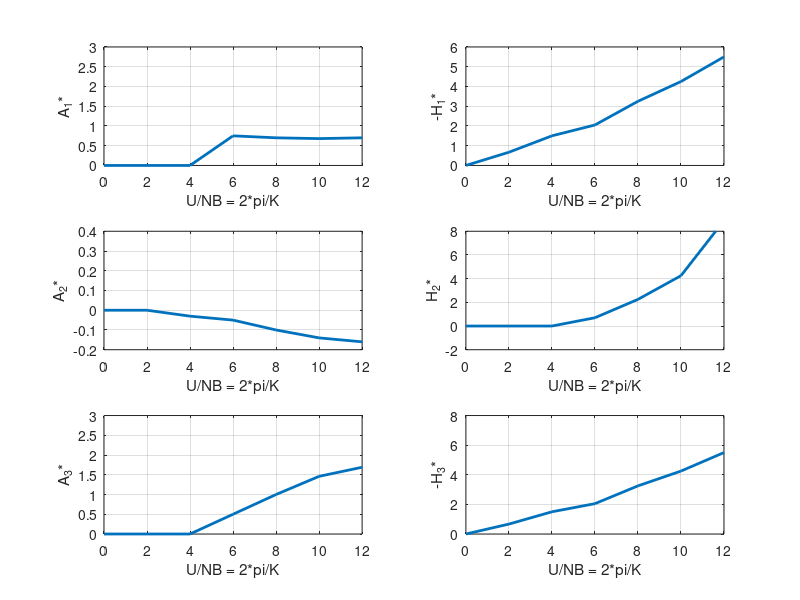
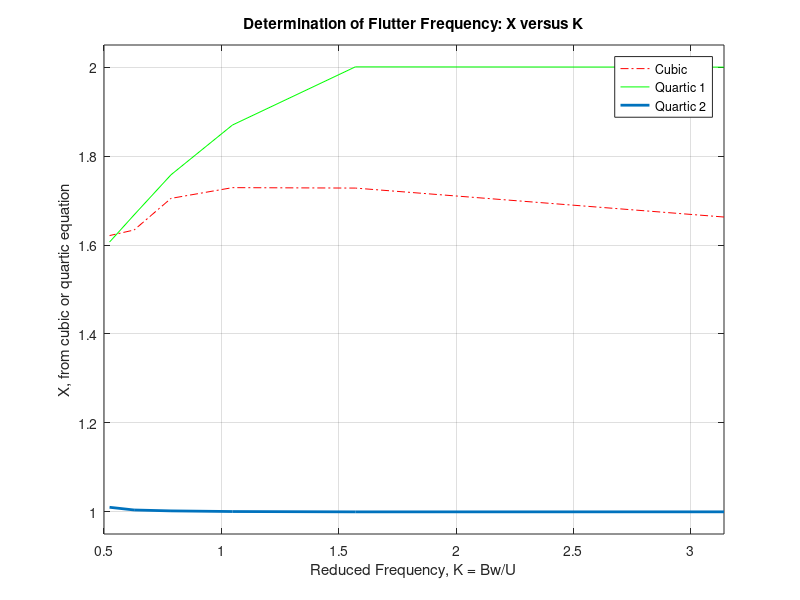
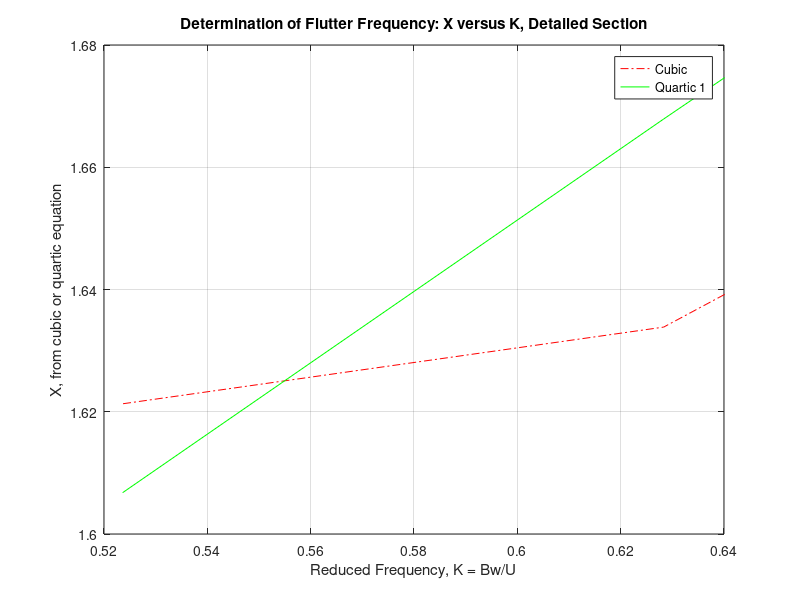

Write the MATLAB code that produced these figures, in order. (Note: this script raises an error after producing the figures.)
% Patricia Decker
% CE 291F Project

% Solution of 2 DOF Flutter Equations (nondimensionalized)
% From "State-of-the-Art Methods for Calculating Flutter, Vortex-Induced,
% and Buffeting Responses of Bridge Structures" FHWA-RD-80-050 (1981)

clear all; close all; clc;

% Assumed/Derived Parameters
tran.w= 2*pi*0.1; % rad/sec, frequency of deck, heaving
tor.w = 2*tran.w; % rad/sec, frequency of deck, pitching

tran.xi= 0.01; % mechanical damping (% critical)
tor.xi= 0.01; 

% density of air
param.rho = 1.225/(515.138); % (lbf*s^2/ft)/ft^2 (density, english)

param.B = 100; % feet, deck width
    %param.B = 30.5; % meters, deck width
param.L = 4000; % feet, span
    %param.L = 1220; % meters, span

% coefficients due to generalized coordinates (see p29), in this case, for
% half sine wave vertical and torsional modes
param.C11 = param.L/2;
param.C22 = param.L/2;
param.C12 = param.L/2;

param.M = 711.8; % lb*sec^2/ft^2, constant mass of the deck/unit span
    %param.M = 3481; % kg*sec^2/m^2, constant mass of the deck/unit span
param.M1 = param.C11*param.M;

param.I = 857000; % lb*sec^2, constant moment of inertia/unit span
    %param.I = 3.9*10^5; % kg*sec^2, constant moment of inertia/unit span
param.I1 = param.C22*param.I;

% % values to check from p39
% (rho*(B^4)/I1)*C11
% (rho*(B^2)/M1)*C11

%%%%%%%%%%%%%%%%%%%%%%%%%%%%%%%%%%%%%%%%%%%%%%%%%%%%%%%%%%%%%%%%%%%%%%%%%%%
% Solution of the Flutter Equations using experimental flutter derivatives%
%%%%%%%%%%%%%%%%%%%%%%%%%%%%%%%%%%%%%%%%%%%%%%%%%%%%%%%%%%%%%%%%%%%%%%%%%%%

% Flutter Derivatives from Table and Corresponding Reduced Frequency
param.npoints = 6;
fder.A(1).graph = [0 0 0.75 0.70 0.68 0.70];
fder.A(2).graph = [0 -0.03 -0.05 -0.10 -0.14 -0.16];
fder.A(3).graph = [0 0 0.50 1.00 1.46 1.69];
fder.H(1).graph = [-0.67 -1.5 -2.05 -3.25 -4.25 -5.5];
fder.H(2).graph = [0 0 0.7 2.25 4.25 8.90];
fder.H(3).graph = [0 -0.05 -1.25 -3.35 -4.00 -5];
fder.U_NB.graph = [2 4 6 8 10 12];

% add (0,0) point for plotting
fder.U_NB0.graph = [0 fder.U_NB.graph]; fder.U_NB0.name = 'U/NB'; fder.U_NB0.label = 'U/NB = 2*pi/K';
fder.A0(1).graph = [0 fder.A(1).graph]; fder.A0(1).name = 'A_1*'; fder.A0(1).label = 'A_1*';
fder.A0(2).graph = [0 fder.A(2).graph]; fder.A0(2).name = 'A_2*'; fder.A0(2).label = 'A_2*';
fder.A0(3).graph = [0 fder.A(3).graph]; fder.A0(3).name = 'A_3*'; fder.A0(3).label = 'A_3*';
fder.H0(1).graph = [0 fder.H(1).graph]; fder.H0(1).name = 'H_1*'; fder.H0(1).label = 'H_1*';
fder.H0(2).graph = [0 fder.H(2).graph]; fder.H0(2).name = 'H_2*'; fder.H0(1).label = 'H_2*';
fder.H0(3).graph = [0 fder.H(3).graph]; fder.H0(3).name = 'H_3*'; fder.H0(1).label = 'H_3*';
fder.xaxis.graph = [0 0 0 0 0 0 0];

% plot of aerodynamic coefficients/flutter derivatives from Scanlan 1981
figure
subplot(3,2,1);plot(fder.U_NB0.graph,fder.A0(1).graph,'LineWidth',2),xlabel('U/NB = 2*pi/K'),ylabel('A_1*');axis([0 12 0 3]);grid on
subplot(3,2,2);plot(fder.U_NB0.graph,-fder.H0(1).graph,'LineWidth',2),xlabel('U/NB = 2*pi/K'),ylabel('-H_1*');axis([0 12 0 6]);grid on
subplot(3,2,3);plot(fder.U_NB0.graph,fder.A0(2).graph,'LineWidth',2),xlabel('U/NB = 2*pi/K'),ylabel('A_2*');axis([0 12 -0.2 0.4]);grid on
subplot(3,2,4);plot(fder.U_NB0.graph,fder.H0(2).graph,'LineWidth',2),xlabel('U/NB = 2*pi/K'),ylabel('H_2*');axis([0 12 -2 8]);grid on
subplot(3,2,5);plot(fder.U_NB0.graph,fder.A0(3).graph,'LineWidth',2),xlabel('U/NB = 2*pi/K'),ylabel('A_3*');axis([0 12 0 3]);grid on
subplot(3,2,6);plot(fder.U_NB0.graph,-fder.H0(1).graph,'LineWidth',2),xlabel('U/NB = 2*pi/K'),ylabel('-H_3*');axis([0 12 0 8]);grid on

%% FIND ROOTS OF COMPLEX POLYNOMIAL %%%%%%%%%%%%%%%%%%%%%%%%%%%%%%%%%%%
% cubic equation
% b3*x^3 + b2*x^2 + b1x + b0 = 0
j = 1;
for j = 1:param.npoints
    cubic.b0(j) = 2*tran.xi*((tor.w/tran.w)^2) + 2*tor.xi*tor.w/tran.w;
    cubic.b1(j) = -(param.rho*(param.B^2)/param.M1)*param.C11*fder.H(1).graph(j)*((tor.w/tran.w)^2) - (param.rho*(param.B^4)/param.I1)*param.C22*fder.A(2).graph(j);
    cubic.b2(j) = -2*tor.xi*tor.w/tran.w - 2*tran.xi - 2*tran.xi*(param.rho*(param.B^4)/param.I1)*param.C22*fder.A(3).graph(j);
    cubic.b3(j) = (param.rho*(param.B^4)/param.I1)*param.C22*fder.A(2).graph(j) + (param.rho*(param.B^2)/param.M1)*param.C11*fder.H(1).graph(j) + (param.rho*(param.B^2)/param.M1)*(param.rho*(param.B^4)/param.I1)*(param.C11*param.C22*fder.H(1).graph(j)*fder.A(3).graph(j) - (param.C12^2)*fder.A(1).graph(j)*fder.H(3).graph(j));
    cubic.roots_b(:,1) = roots([cubic.b3(j) cubic.b2(j) cubic.b1(j) cubic.b0(j)]);
    k = 1;
    for k=1:3
        if cubic.roots_b(k,1)>0
            cubic.root_b(j) = cubic.roots_b(k,1);
        end % end of positive root if statement
    end % end of positive-root-finding loop
    % assemble points for determining cross-over
    cubic.curve(j,1) = cubic.b0(j) + (cubic.b1(j)*cubic.root_b(j)) + (cubic.b2(j)*(cubic.root_b(j)^2)) + (cubic.b3(j)*(cubic.root_b(j)^3));
end % end of cubic loop

% quartic equation
% a4*x^4 + a3*x^3 + a2*x^2 + a1x + a0 = 0
j = 1;
quartic.a3_tol = 10^-3;
for j = 1:param.npoints
    quartic.a0(j) = (tor.w/tran.w)^2;
    quartic.a1(j) = 0;
    quartic.a2(j) = -((tor.w^2)/(tran.w^2)) - (4*tran.xi*tor.xi*tor.w/tran.w) - 1 - (param.rho*(param.B^4)/param.I1)*param.C22*fder.A(3).graph(j);
    quartic.a3(j) = 2*tor.xi*(tor.w/tran.w)*(param.rho*(param.B^2)/param.M1)*param.C11*fder.H(1).graph(j) + 2*tran.xi*(param.rho*(param.B^4)/param.I1)*param.C22*fder.A(2).graph(j);
    if quartic.a3(j) < quartic.a3_tol
        quartic.a3(j) = 0;
    end % end of tolerance loop
%    a4(j) = 1 + (rho*(B^4)/I1)*C22*A3st(j) + (rho*(B^2)/M1)*(rho*(B^4)/I1)*((C12^2)*A1st(j)*H2st(j) - C11*C22*A2st(j)*H1st(j))
    quartic.a4(j) = 1 + ((param.rho*(param.B^4)/param.I1)*param.C22*fder.A(3).graph(j)) + ((param.rho*(param.B^2)/param.M1)*(param.rho*(param.B^4)/param.I1)*((param.C12*param.C12*fder.A(1).graph(j)*fder.H(2).graph(j))-(param.C11*param.C22*fder.A(2).graph(j)*fder.H(1).graph(j))));
    % find the roots of the polynomial
    quartic.roots_a(:,1) = roots([quartic.a4(j) quartic.a3(j) quartic.a2(j) quartic.a1(j) quartic.a0(j)]);
    k = 1;
    h = 1;
    for k=1:4
        if quartic.roots_a(k,1)>0
            quartic.root_a_sq(h,j) = quartic.roots_a(k,1);
%             if k == 2
%                 root_a(h,j) = sqrt(root_a_sq(h,j))
%                 else
            quartic.root_a(h,j) = quartic.root_a_sq(h,j);
%            end
            h = h+1;
        end % end of positive root if statement
    end % end of positive-root-finding loop
    q = h-1;
    % assemble points for determining cross-over
    p = 1;
    for p = 1:q;
        quartic.curve(j,p) = quartic.a0(j) + (quartic.a1(j)*quartic.root_a(p,j)) + (quartic.a2(j)*(quartic.root_a(p,j)^2)) + (quartic.a3(j)*(quartic.root_a(p,j)^3)) + (quartic.a4(j)*(quartic.root_a(p,j)^4));
    end
    
end % end of quartic loop

% assemble points for determining cross-over
j = 1;
for j = 1:param.npoints  
    fder.K(1,j) = 2*pi/fder.U_NB.graph(j);
%        fder.K(j,1) = 2*pi/fder.U_NB.graph(j);
end

% plot roots, X, versus reduced frequency, K
figure
%plot(K,cubic,'-.r',K,quartic(:,1),'-g',K,quartic(:,2),':b','LineWidth',2),xlabel('Reduced Frequency, K = Bw/U'),ylabel('X, from cubic or quartic equation'),title('Determination of Flutter Frequency'),legend('Cubic','Quartic 1','Quartic 2')
plot(fder.K,cubic.root_b','-.r',fder.K,quartic.root_a(1,:)','-g',fder.K,quartic.root_a(2,:)','-','LineWidth',2),xlabel('Reduced Frequency, K = Bw/U'),ylabel('X, from cubic or quartic equation'),title('Determination of Flutter Frequency: X versus K'),legend('Cubic','Quartic 1','Quartic 2')
axis([0.5 pi 0.95 2.05])
grid on

% detailed plot of roots, X, versus reduced frequency, K
figure
%plot(K,cubic,'-.r',K,quartic(:,1),'-g',K,quartic(:,2),':b','LineWidth',2),xlabel('Reduced Frequency, K = Bw/U'),ylabel('X, from cubic or quartic equation'),title('Determination of Flutter Frequency'),legend('Cubic','Quartic 1','Quartic 2')
plot(fder.K,cubic.root_b','-.r',fder.K,quartic.root_a(1,:)','-g',fder.K,quartic.root_a(2,:)','-','LineWidth',2),xlabel('Reduced Frequency, K = Bw/U'),ylabel('X, from cubic or quartic equation'),title('Determination of Flutter Frequency: X versus K, Detailed Section'),legend('Cubic','Quartic 1')
%plot(K((npoints-1):npoints,:),root_b(1,(npoints-1):npoints)','-.r',K((npoints-1):npoints,:),root_a(1,(npoints-1):npoints)','-g','LineWidth',2),xlabel('Reduced Frequency, K = Bw/U'),ylabel('X, from cubic or quartic equation'),title('Determination of Flutter Frequency: X versus K, Detailed Section'),legend('Cubic','Quartic 1')
axis([0.52 0.64 1.6 1.68])
grid on

% Critical Flutter Speed, from numerical example (reworked)
% determined automatically !!
[fder.Kc.graph,fder.Xc.graph] = polyxpoly(fder.K,cubic.root_b',fder.K,quartic.root_a(1,:)'); 
fder.Uc.graph = param.B*tran.w*fder.Xc.graph/fder.Kc.graph;
fder.Uc.graph % 183.9912
fder.Uc_mph.graph = fder.Uc.graph*3600/5280;
fder.Uc_mph.graph %  125.4485

% determined manually from plot
% Xc = 1.625
% Kc = 0.555

%%%%%%%%%%%%%%%%%%%%%%%%%%%%%%%%%%%%%%%%%%%%%%%%%%%%%%%%%%%%%%%%%%%%%%%%%%%
% Solution of the Flutter Equations using theoretical flutter derivatives %
%%%%%%%%%%%%%%%%%%%%%%%%%%%%%%%%%%%%%%%%%%%%%%%%%%%%%%%%%%%%%%%%%%%%%%%%%%%
% Trial 1:  Using only the 6 points from the table %%%%%%%%%%%%%%%%%%%%%%%%
fder.K.graph = fder.K;
fder.K.TCF = fder.K.graph;
clear fder.K;

for j = 1:param.npoints
   % K = K_s(j); % value of reduced frequency to be used in iteration j
    z = fder.K.graph(j)/2; % here z is a function of k = B*w/(2U) not K!
    %% THEODORSEN CIRCULATORY FUNCTION C(k) %%
    % real part of Theodorsen Circulatory Function (TCF)
    TCF.F(j) = (besselj(1,z)*(besselj(1,z)+bessely(0,z))+bessely(1,z)*(bessely(1,z)-besselj(0,z)))/((besselj(1,z)+bessely(0,z))^2+(bessely(1,z)-besselj(0,z))^2);
    % imaginary part of Theodorsen Circulatory Function (TCF)
    TCF.G(j) = -(bessely(1,z)*bessely(0,z)+besselj(1,z)*besselj(0,z))/((besselj(1,z)+bessely(0,z))^2+(bessely(1,z)-besselj(0,z))^2);
    % Complex Theodorsen Circulatory Function
    TCF.C(j) = TCF.F(j) + i*TCF.G(j);

    % DEFINE FLUTTER DERIVATIVES/AERODYNAMIC COEFFICIENTS
    fder.H(1).TCF(j) = -pi*TCF.F(j)/fder.K.graph(j);
    fder.H(2).TCF(j) = -(pi/(4*fder.K.graph(j)))*(1+(4*TCF.G(j)/fder.K.graph(j))+TCF.F(j));
    fder.H(3).TCF(j) = -(pi/(2*(fder.K.graph(j)^2)))*((2*TCF.F(j))-(TCF.G(j)*fder.K.graph(j)/2));
    fder.H(4).TCF(j) = (pi/4)*(1+(4*TCF.G(j)/fder.K.graph(j)));
    
    fder.A(1).TCF(j) = pi*TCF.F(j)/(4*fder.K.graph(j));
    fder.A(2).TCF(j) = -(pi/(4*fder.K.graph(j)*fder.K.graph(j)))*((fder.K.graph(j)/4)-TCF.G(j)-(fder.K.graph(j)*TCF.F(j)/4));
    fder.A(3).TCF(j) = (pi/(4*fder.K.graph(j)*fder.K.graph(j)))*((fder.K.graph(j)*fder.K.graph(j)/32)+TCF.F(j)-(TCF.G(j)*fder.K.graph(j)/4));
    fder.A(4).TCF(j) = -(pi/(4*fder.K.graph(j)))*TCF.G(j);

end

% add (0,0) point for plotting
fder.A0(1).TCF = [0 fder.A(1).TCF];
fder.A0(2).TCF = [0 fder.A(2).TCF];
fder.A0(3).TCF = [0 fder.A(3).TCF];
fder.A0(4).TCF = [0 fder.A(4).TCF];
fder.H0(1).TCF = [0 fder.H(1).TCF];
fder.H0(2).TCF = [0 fder.H(2).TCF];
fder.H0(3).TCF = [0 fder.H(3).TCF];
fder.H0(4).TCF = [0 fder.H(4).TCF];

% Compare Tabulated and Theoretical Values of Aerodynamic Coefficients
pos=0;
fder.U_NB0.graph
figure
subplot(3,2,1);plot(fder.U_NB0.graph,fder.A0(1).graph,fder.U_NB0.graph,fder.A0(1).TCF,'LineWidth',2),xlabel('U/NB = 2*pi/K'),ylabel('A_1*'),legend('Scanlan (1981)','Theoretical');axis([0 12 0 3]);grid on
subplot(3,2,2);plot(fder.U_NB0.graph,fder.H0(1).graph,fder.U_NB0.graph,fder.H0(1).TCF,'LineWidth',2),xlabel('U/NB = 2*pi/K'),ylabel('-H_1*');axis([0 12 0 6]);grid on
subplot(3,2,3);plot(fder.U_NB0.graph,fder.A0(2).graph,fder.U_NB0.graph,fder.A0(2).TCF,'LineWidth',2),xlabel('U/NB = 2*pi/K'),ylabel('A_2*');axis([0 12 -0.2 0.4]);grid on
subplot(3,2,4);plot(fder.U_NB0.graph,fder.H0(2).graph,fder.U_NB0.graph,fder.H0(2).TCF,'LineWidth',2),xlabel('U/NB = 2*pi/K'),ylabel('H_2*');axis([0 12 -2 8]);grid on
subplot(3,2,5);plot(fder.U_NB0.graph,fder.A0(3).graph,fder.U_NB0.graph,fder.A0(3).TCF,'LineWidth',2),xlabel('U/NB = 2*pi/K'),ylabel('A_3*');axis([0 12 0 3]);grid on
subplot(3,2,6);plot(fder.U_NB0.graph,fder.H0(3).graph,fder.U_NB0.graph,fder.H0(3).TCF,'LineWidth',2),xlabel('U/NB = 2*pi/K'),ylabel('-H_3*');axis([0 12 0 8]);grid on

%% FIND ROOTS OF COMPLEX POLYNOMIAL %%%%%%%%%%%%%%%%%%%%%%%%%%%%%%%%%%%
% cubic equation
% b3*x^3 + b2*x^2 + b1x + b0 = 0
j = 1;
for j = 1:param.npoints
    cubic.b0t(j) = 2*tran.xi*((tor.w/tran.w)^2) + 2*tor.xi*tor.w/tran.w;
    cubic.b1t(j) = -(param.rho*(param.B^2)/param.M1)*param.C11*fder.H(1).TCF(j)*((tor.w/tran.w)^2) - (param.rho*(param.B^4)/param.I1)*param.C22*fder.A(2).TCF(j);
    cubic.b2t(j) = -2*tor.xi*tor.w/tran.w - 2*tran.xi - 2*tran.xi*(param.rho*(param.B^4)/param.I1)*param.C22*fder.A(3).TCF(j);
    cubic.b3t(j) = (param.rho*(param.B^4)/param.I1)*param.C22*fder.A(2).TCF(j) + (param.rho*(param.B^2)/param.M1)*param.C11*fder.H(1).TCF(j) + (param.rho*(param.B^2)/param.M1)*(param.rho*(param.B^4)/param.I1)*(param.C11*param.C22*fder.H(1).TCF(j)*fder.A(3).TCF(j) - (param.C12^2)*fder.A(1).TCF(j)*fder.H(3).TCF(j));
    cubic.roots_bt(:,1) = roots([cubic.b3t(j) cubic.b2t(j) cubic.b1t(j) cubic.b0t(j)]);
    k = 1;
    for k=1:3
        if cubic.roots_bt(k,1)>0
            cubic.root_bt(j) = cubic.roots_bt(k,1);
        end % end of positive root if statement
    end % end of positive-root-finding loop
    % assemble points for determining cross-over
    cubic.curvet(j,1) = cubic.b0t(j) + (cubic.b1t(j)*cubic.root_bt(j)) + (cubic.b2t(j)*(cubic.root_bt(j)^2)) + (cubic.b3t(j)*(cubic.root_bt(j)^3));
end % end of cubic loop

% quartic equation
% a4*x^4 + a3*x^3 + a2*x^2 + a1x + a0 = 0
j = 1;
quartic.a3_tol = 10^-3;
for j = 1:param.npoints
    quartic.a0t(j) = (tor.w/tran.w)^2;
    quartic.a1t(j) = 0;
    quartic.a2t(j) = -((tor.w^2)/(tran.w^2)) - (4*tran.xi*tor.xi*tor.w/tran.w) - 1 - (param.rho*(param.B^4)/param.I1)*param.C22*fder.A(3).TCF(j);
    quartic.a3t(j) = 2*tor.xi*(tor.w/tran.w)*(param.rho*(param.B^2)/param.M1)*param.C11*fder.H(1).TCF(j) + 2*tran.xi*(param.rho*(param.B^4)/param.I1)*param.C22*fder.A(2).TCF(j);
    if quartic.a3t(j) < quartic.a3_tol
        quartic.a3t(j) = 0;
    end % end of tolerance loop
%    a4(j) = 1 + (rho*(B^4)/I1)*C22*A3st(j) + (rho*(B^2)/M1)*(rho*(B^4)/I1)*((C12^2)*A1st(j)*H2st(j) - C11*C22*A2st(j)*H1st(j))
    quartic.a4t(j) = 1 + ((param.rho*(param.B^4)/param.I1)*param.C22*fder.A(3).TCF(j)) + ((param.rho*(param.B^2)/param.M1)*(param.rho*(param.B^4)/param.I1)*((param.C12*param.C12*fder.A(1).TCF(j)*fder.H(2).TCF(j))-(param.C11*param.C22*fder.A(2).TCF(j)*fder.H(1).TCF(j))));
    % find the roots of the polynomial
    quartic.roots_at(:,1) = roots([quartic.a4t(j) quartic.a3t(j) quartic.a2t(j) quartic.a1t(j) quartic.a0t(j)]);
    k = 1;
    h = 1;
    for k=1:4
        if quartic.roots_at(k,1)>0
            quartic.root_a_sqt(h,j) = quartic.roots_at(k,1);
%             if k == 2
%                 root_a(h,j) = sqrt(root_a_sq(h,j))
%                 else
            quartic.root_at(h,j) = quartic.root_a_sqt(h,j);
%            end
            h = h+1;
        end % end of positive root if statement
    end % end of positive-root-finding loop
    q = h-1;
    % assemble points for determining cross-over
    p = 1;
    for p = 1:q;
        quartic.curvet(j,p) = quartic.a0t(j) + (quartic.a1t(j)*quartic.root_at(p,j)) + (quartic.a2t(j)*(quartic.root_at(p,j)^2)) + (quartic.a3t(j)*(quartic.root_at(p,j)^3)) + (quartic.a4t(j)*(quartic.root_at(p,j)^4));
    end
end % end of quartic loop

% plot roots, X, versus reduced frequency, K
figure
%plot(K,cubic,'-.r',K,quartic(:,1),'-g',K,quartic(:,2),':b','LineWidth',2),xlabel('Reduced Frequency, K = Bw/U'),ylabel('X, from cubic or quartic equation'),title('Determination of Flutter Frequency'),legend('Cubic','Quartic 1','Quartic 2')
plot(fder.K.TCF,cubic.root_bt','-.r',fder.K.TCF,quartic.root_at(1,:)','-g',fder.K.TCF,quartic.root_at(2,:)','-','LineWidth',2),xlabel('Reduced Frequency, K = Bw/U'),ylabel('X, from cubic or quartic equation'),title('Determination of Flutter Frequency: X versus K'),legend('Cubic','Quartic 1','Quartic 2')
axis([0.5 pi 0.95 2.05])
grid on

% % detailed plot of roots, X, versus reduced frequency, K
% figure
% %plot(K,cubic,'-.r',K,quartic(:,1),'-g',K,quartic(:,2),':b','LineWidth',2),xlabel('Reduced Frequency, K = Bw/U'),ylabel('X, from cubic or quartic equation'),title('Determination of Flutter Frequency'),legend('Cubic','Quartic 1','Quartic 2')
% plot(K,root_bt','-.r',K,root_at(1,:)','-g',K,root_at(2,:)','-','LineWidth',2),xlabel('Reduced Frequency, K = Bw/U'),ylabel('X, from cubic or quartic equation'),title('Determination of Flutter Frequency: X versus K, Detailed Section'),legend('Cubic','Quartic 1')
% %plot(K((npoints-1):npoints,:),root_b(1,(npoints-1):npoints)','-.r',K((npoints-1):npoints,:),root_a(1,(npoints-1):npoints)','-g','LineWidth',2),xlabel('Reduced Frequency, K = Bw/U'),ylabel('X, from cubic or quartic equation'),title('Determination of Flutter Frequency: X versus K, Detailed Section'),legend('Cubic','Quartic 1')
% axis([0.52 0.64 1.6 1.68])
% grid on

% % Trial 2:  Evaluation for many points %%%%%%%%%%%%%%%%%%%%%%%%%%%%%%%%%%%%
% specify number of points for U_NB
param.points = 70;
fder.U_NB.TCF = linspace(1,param.points,param.points);
fder.K.TCF = 2*pi./fder.U_NB.TCF;

for j = 1:param.points
   % K = K_s(j); % value of reduced frequency to be used in iteration j
    z = fder.K.TCF(j)/2; % here z is a function of k = B*w/(2U) not K!
    %% THEODORSEN CIRCULATORY FUNCTION C(k) %%
    % real part of Theodorsen Circulatory Function (TCF)
    TCF.F(j) = (besselj(1,z)*(besselj(1,z)+bessely(0,z))+bessely(1,z)*(bessely(1,z)-besselj(0,z)))/((besselj(1,z)+bessely(0,z))^2+(bessely(1,z)-besselj(0,z))^2);
    % imaginary part of Theodorsen Circulatory Function (TCF)
    TCF.G(j) = -(bessely(1,z)*bessely(0,z)+besselj(1,z)*besselj(0,z))/((besselj(1,z)+bessely(0,z))^2+(bessely(1,z)-besselj(0,z))^2);
    % Complex Theodorsen Circulatory Function
    TCF.C(j) = TCF.F(j) + i*TCF.G(j);

    % DEFINE FLUTTER DERIVATIVES/AERODYNAMIC COEFFICIENTS
    fder.H(1).TCF(j) = -pi*TCF.F(j)/fder.K.TCF(j);
    fder.H(2).TCF(j) = -(pi/(4*fder.K.TCF(j)))*(1+(4*TCF.G(j)/fder.K.TCF(j))+TCF.F(j));
    fder.H(3).TCF(j) = -(pi/(2*(fder.K.TCF(j)^2)))*((2*TCF.F(j))-(TCF.G(j)*fder.K.TCF(j)/2));
    fder.H(4).TCF(j) = (pi/4)*(1+(4*TCF.G(j)/fder.K.TCF(j)));
    
    fder.A(1).TCF(j) = pi*TCF.F(j)/(4*fder.K.TCF(j));
    fder.A(2).TCF(j) = -(pi/(4*fder.K.TCF(j)*fder.K.TCF(j)))*((fder.K.TCF(j)/4)-TCF.G(j)-(fder.K.TCF(j)*TCF.F(j)/4));
    fder.A(3).TCF(j) = (pi/(4*fder.K.TCF(j)*fder.K.TCF(j)))*((fder.K.TCF(j)*fder.K.TCF(j)/32)+TCF.F(j)-(TCF.G(j)*fder.K.TCF(j)/4));
    fder.A(4).TCF(j) = -(pi/(4*fder.K.TCF(j)))*TCF.G(j);

end

%% FIND ROOTS OF COMPLEX POLYNOMIAL %%%%%%%%%%%%%%%%%%%%%%%%%%%%%%%%%%%
% cubic equation
% b3*x^3 + b2*x^2 + b1x + b0 = 0
j = 1;
for j = 1:param.points
    cubic.b0t(j) = 2*tran.xi*((tor.w/tran.w)^2) + 2*tor.xi*tor.w/tran.w;
    cubic.b1t(j) = -(param.rho*(param.B^2)/param.M1)*param.C11*fder.H(1).TCF(j)*((tor.w/tran.w)^2) - (param.rho*(param.B^4)/param.I1)*param.C22*fder.A(2).TCF(j);
    cubic.b2t(j) = -2*tor.xi*tor.w/tran.w - 2*tran.xi - 2*tran.xi*(param.rho*(param.B^4)/param.I1)*param.C22*fder.A(3).TCF(j);
    cubic.b3t(j) = (param.rho*(param.B^4)/param.I1)*param.C22*fder.A(2).TCF(j) + (param.rho*(param.B^2)/param.M1)*param.C11*fder.H(1).TCF(j) + (param.rho*(param.B^2)/param.M1)*(param.rho*(param.B^4)/param.I1)*(param.C11*param.C22*fder.H(1).TCF(j)*fder.A(3).TCF(j) - (param.C12^2)*fder.A(1).TCF(j)*fder.H(3).TCF(j));
    cubic.roots_bt(:,1) = roots([cubic.b3t(j) cubic.b2t(j) cubic.b1t(j) cubic.b0t(j)]);
    k = 1;
    for k=1:3
        if cubic.roots_bt(k,1)>0
            cubic.root_bt(j) = cubic.roots_bt(k,1);
        end % end of positive root if statement
    end % end of positive-root-finding loop
    % assemble points for determining cross-over
    cubic.curvet(j,1) = cubic.b0t(j) + (cubic.b1t(j)*cubic.root_bt(j)) + (cubic.b2t(j)*(cubic.root_bt(j)^2)) + (cubic.b3t(j)*(cubic.root_bt(j)^3));
end % end of cubic loop

% quartic equation
% a4*x^4 + a3*x^3 + a2*x^2 + a1x + a0 = 0
j = 1;
quartic.a3_tol = 10^-3;
for j = 1:param.points
    quartic.a0t(j) = (tor.w/tran.w)^2;
    quartic.a1t(j) = 0;
    quartic.a2t(j) = -((tor.w^2)/(tran.w^2)) - (4*tran.xi*tor.xi*tor.w/tran.w) - 1 - (param.rho*(param.B^4)/param.I1)*param.C22*fder.A(3).TCF(j);
    quartic.a3t(j) = 2*tor.xi*(tor.w/tran.w)*(param.rho*(param.B^2)/param.M1)*param.C11*fder.H(1).TCF(j) + 2*tran.xi*(param.rho*(param.B^4)/param.I1)*param.C22*fder.A(2).TCF(j);
    if quartic.a3t(j) < quartic.a3_tol
        quartic.a3t(j) = 0;
    end % end of tolerance loop
%    a4(j) = 1 + (rho*(B^4)/I1)*C22*A3st(j) + (rho*(B^2)/M1)*(rho*(B^4)/I1)*((C12^2)*A1st(j)*H2st(j) - C11*C22*A2st(j)*H1st(j))
    quartic.a4t(j) = 1 + ((param.rho*(param.B^4)/param.I1)*param.C22*fder.A(3).TCF(j)) + ((param.rho*(param.B^2)/param.M1)*(param.rho*(param.B^4)/param.I1)*((param.C12*param.C12*fder.A(1).TCF(j)*fder.H(2).TCF(j))-(param.C11*param.C22*fder.A(2).TCF(j)*fder.H(1).TCF(j))));
    % find the roots of the polynomial
    quartic.roots_at(:,1) = roots([quartic.a4t(j) quartic.a3t(j) quartic.a2t(j) quartic.a1t(j) quartic.a0t(j)]);
    k = 1;
    h = 1;
    for k=1:4
        if quartic.roots_at(k,1)>0
            quartic.root_a_sqt(h,j) = quartic.roots_at(k,1);
%             if k == 2
%                 root_a(h,j) = sqrt(root_a_sq(h,j))
%                 else
            quartic.root_at(h,j) = quartic.root_a_sqt(h,j);
%            end
            h = h+1;
        end % end of positive root if statement
    end % end of positive-root-finding loop
    q = h-1;
    % assemble points for determining cross-over
    p = 1;
    for p = 1:q;
        quartic.curvet(j,p) = quartic.a0t(j) + (quartic.a1t(j)*quartic.root_at(p,j)) + (quartic.a2t(j)*(quartic.root_at(p,j)^2)) + (quartic.a3t(j)*(quartic.root_at(p,j)^3)) + (quartic.a4t(j)*(quartic.root_at(p,j)^4));
    end
end % end of quartic loop

% plot roots, X, versus reduced frequency, K
figure
%plot(K,cubic,'-.r',K,quartic(:,1),'-g',K,quartic(:,2),':b','LineWidth',2),xlabel('Reduced Frequency, K = Bw/U'),ylabel('X, from cubic or quartic equation'),title('Determination of Flutter Frequency'),legend('Cubic','Quartic 1','Quartic 2')
plot(fder.K.TCF,cubic.root_bt','-.r',fder.K.TCF,quartic.root_at(1,:)','-g',fder.K.TCF,quartic.root_at(2,:)','-','LineWidth',2),xlabel('Reduced Frequency, K = Bw/U'),ylabel('X, from cubic or quartic equation'),title('Determination of Flutter Frequency: X versus K'),legend('Cubic','Quartic 1','Quartic 2')
axis([0 pi 0.95 2.05])
grid on

% detailed plot of roots, X, versus reduced frequency, K
figure
plot(fder.K.TCF,cubic.root_bt','-.r',fder.K.TCF,quartic.root_at(1,:)','-g','LineWidth',2),xlabel('Reduced Frequency, K = Bw/U'),ylabel('X, from cubic or quartic equation'),title('Determination of Flutter Frequency: X versus K, Detailed Section'),legend('Cubic','Quartic 1')
axis([0.3 0.50 1.4 1.5])
grid on

% Critical Flutter Speed, using 3 theorectical f.utter derivatices
[fder.Kc.TCF,fder.Xc.TCF] = polyxpoly(fder.K.TCF,cubic.root_bt',fder.K.TCF,quartic.root_at(1,:)'); 
fder.Uc.TCF = param.B*tran.w*fder.Xc.TCF/fder.Kc.TCF;
fder.Uc.TCF % 224.6868
fder.Uc_mph.TCF = fder.Uc.TCF*3600/5280;
fder.Uc_mph.TCF %  153.1955

% Comparison of Experimental Value with Theoretical Value %%%%%%%%%
change = 100*(fder.Uc.TCF-fder.Uc.graph)/fder.Uc.graph

%%%%%%%%%%%%%%%%%%%%%%%%%%%%%%%%%%%%%%%%%%%%%%%%%%%%%%%%%%%%%%%%%%%%%
% Solution Using ALL Flutter Derivatives (Theoretical Only) %%%%%%%%%
%%%%%%%%%%%%%%%%%%%%%%%%%%%%%%%%%%%%%%%%%%%%%%%%%%%%%%%%%%%%%%%%%%%%%
% plot additional flutter derivatives
fder.U_NB0.TCF = [0 fder.U_NB.TCF];
fder.A0(4).TCF = [0 fder.A(4).TCF];
fder.H0(4).TCF = [0 fder.H(4).TCF];

figure
plot(fder.U_NB0.TCF,fder.A0(4).TCF,'LineWidth',2),xlabel('U/NB = 2*pi/K'),ylabel('A_4*');axis([0 12 0 0.3]);grid on
figure
plot(fder.U_NB0.TCF,fder.H0(4).TCF,'LineWidth',2),xlabel('U/NB = 2*pi/K'),ylabel('H_4*');axis([0 12 -0.5 1]);grid on

% cubic equation
% b3*x^3 + b2*x^2 + b1x + b0 = 0
j = 1;
for j = 1:param.points
    cubic.b0t(j) = 2*tran.xi*((tor.w/tran.w)^2) + 2*tor.xi*tor.w/tran.w;
    cubic.b1t(j) = -(param.rho*(param.B^2)/param.M1)*param.C11*fder.H(1).TCF(j)*((tor.w/tran.w)^2) - (param.rho*(param.B^4)/param.I1)*param.C22*fder.A(2).TCF(j);
    cubic.b2t4(j) = -2*tor.xi*tor.w/tran.w - 2*tran.xi - 2*tran.xi*(param.rho*(param.B^4)/param.I1)*param.C22*fder.A(3).TCF(j)-2*tor.xi*(param.rho*(param.B^2)/param.M1)*(tor.w/tran.w)*param.C11*fder.H(4).TCF(j);
    cubic.b3t4(j) = (param.rho*(param.B^4)/param.I1)*param.C22*fder.A(2).TCF(j) + (param.rho*(param.B^2)/param.M1)*param.C11*fder.H(1).TCF(j) + (param.rho*(param.B^2)/param.M1)*(param.rho*(param.B^4)/param.I1)*(param.C11*param.C22*(fder.H(1).TCF(j)*fder.A(3).TCF(j) + fder.A(2).TCF(j)*fder.H(4).TCF(j)) - (param.C12^2)*(fder.A(1).TCF(j)*fder.H(3).TCF(j) + fder.A(4).TCF(j)*fder.H(2).TCF(j)));
    cubic.roots_bt4(:,1) = roots([cubic.b3t4(j) cubic.b2t4(j) cubic.b1t(j) cubic.b0t(j)]);
    k = 1;
    for k=1:3
        if cubic.roots_bt4(k,1)>0
            cubic.root_bt4(j) = cubic.roots_bt4(k,1);
        end % end of positive root if statement
    end % end of positive-root-finding loop
    % assemble points for determining cross-over
    cubic.curvet4(j,1) = cubic.b0t(j) + (cubic.b1t(j)*cubic.root_bt4(j)) + (cubic.b2t4(j)*(cubic.root_bt4(j)^2)) + (cubic.b3t4(j)*(cubic.root_bt4(j)^3));
end % end of cubic loop

% quartic equation
% a4*x^4 + a3*x^3 + a2*x^2 + a1x + a0 = 0
j = 1;
quartic.a3_tol = 10^-3;
for j = 1:param.points
    quartic.a0t(j) = (tor.w/tran.w)^2;
    quartic.a1t(j) = 0;
    quartic.a2t4(j) = -((tor.w^2)/(tran.w^2)) - (4*tran.xi*tor.xi*tor.w/tran.w) - 1 - (param.rho*(param.B^4)/param.I1)*param.C22*fder.A(3).TCF(j) - (param.rho*(param.B^2)/param.M1)*((tor.w/tran.w)^2)*param.C11*fder.H(4).TCF(j);
    quartic.a3t(j) = 2*tor.xi*(tor.w/tran.w)*(param.rho*(param.B^2)/param.M1)*param.C11*fder.H(1).TCF(j) + 2*tran.xi*(param.rho*(param.B^4)/param.I1)*param.C22*fder.A(2).TCF(j);
    if quartic.a3t(j) < quartic.a3_tol
        quartic.a3t(j) = 0;
    end % end of tolerance loop
    quartic.a4t4(j) = 1 + ((param.rho*(param.B^4)/param.I1)*param.C22*fder.A(3).TCF(j)) + ((param.rho*(param.B^2)/param.M1)*(param.rho*(param.B^4)/param.I1)*((param.C12*param.C12*(fder.A(1).TCF(j)*fder.H(2).TCF(j) - fder.A(4).TCF(j)*fder.H(3).TCF(j)))-(param.C11*param.C22*(fder.A(2).TCF(j)*fder.H(1).TCF(j)-fder.A(3).TCF(j)*fder.H(4).TCF(j)))));
    % find the roots of the polynomial
    quartic.roots_at4(:,1) = roots([quartic.a4t4(j) quartic.a3t(j) quartic.a2t4(j) quartic.a1t(j) quartic.a0t(j)]);
    k = 1;
    h = 1;
    for k=1:4
        if quartic.roots_at4(k,1)>0
            quartic.root_a_sqt4(h,j) = quartic.roots_at4(k,1);
%             if k == 2
%                 root_a(h,j) = sqrt(root_a_sq(h,j))
%                 else
            quartic.root_at4(h,j) = quartic.root_a_sqt4(h,j);
%            end
            h = h+1;
        end % end of positive root if statement
    end % end of positive-root-finding loop
    q = h-1;
    % assemble points for determining cross-over
    p = 1;
    for p = 1:q;
        quartic.curvet4(j,p) = quartic.a0t(j) + (quartic.a1t(j)*quartic.root_at4(p,j)) + (quartic.a2t4(j)*(quartic.root_at4(p,j)^2)) + (quartic.a3t(j)*(quartic.root_at4(p,j)^3)) + (quartic.a4t4(j)*(quartic.root_at4(p,j)^4));
    end
end % end of quartic loop

% plot roots, X, versus reduced frequency, K
figure
%plot(K,cubic,'-.r',K,quartic(:,1),'-g',K,quartic(:,2),':b','LineWidth',2),xlabel('Reduced Frequency, K = Bw/U'),ylabel('X, from cubic or quartic equation'),title('Determination of Flutter Frequency'),legend('Cubic','Quartic 1','Quartic 2')
plot(fder.K.TCF,cubic.root_bt4','-.r',fder.K.TCF,quartic.root_at4(1,:)','-g',fder.K.TCF,quartic.root_at4(2,:)','-','LineWidth',2),xlabel('Reduced Frequency, K = Bw/U'),ylabel('X, from cubic or quartic equation'),title('Determination of Flutter Frequency including A_4* and H_4*: X versus K'),legend('Cubic','Quartic 1','Quartic 2')
axis([0 pi 0.95 2.05])
grid on

% detailed plot of roots, X, versus reduced frequency, K
figure
plot(fder.K.TCF,cubic.root_bt4','-.r',fder.K.TCF,quartic.root_at4(1,:)','-g',fder.K.TCF,quartic.root_at4(2,:)','-','LineWidth',2),xlabel('Reduced Frequency, K = Bw/U'),ylabel('X, from cubic or quartic equation'),title('Determination of Flutter Frequency including A_4* and H_4*: X versus K, Detailed Section'),legend('Cubic','Quartic 1',pos)
axis([0.3 0.50 1.4 1.5])
grid on

% Critical Flutter Speed, from numerical example (reworked)
[fder.Kc.TCF4,fder.Xc.TCF4] = polyxpoly(fder.K.TCF,cubic.root_bt4',fder.K.TCF,quartic.root_at4(1,:)') 
fder.Uc.TCF4 = param.B*tran.w*fder.Xc.TCF4/fder.Kc.TCF4;
fder.Uc.TCF4 % 208.6644
fder.Uc_mph.TCF4 = fder.Uc.TCF4*3600/5280;
fder.Uc_mph.TCF4 % 142.2712

% Comparison of Experimental Value with Theoretical Value %%%%%%%%%
change4 = 100*(fder.Uc.TCF4-fder.Uc.graph)/fder.Uc.graph